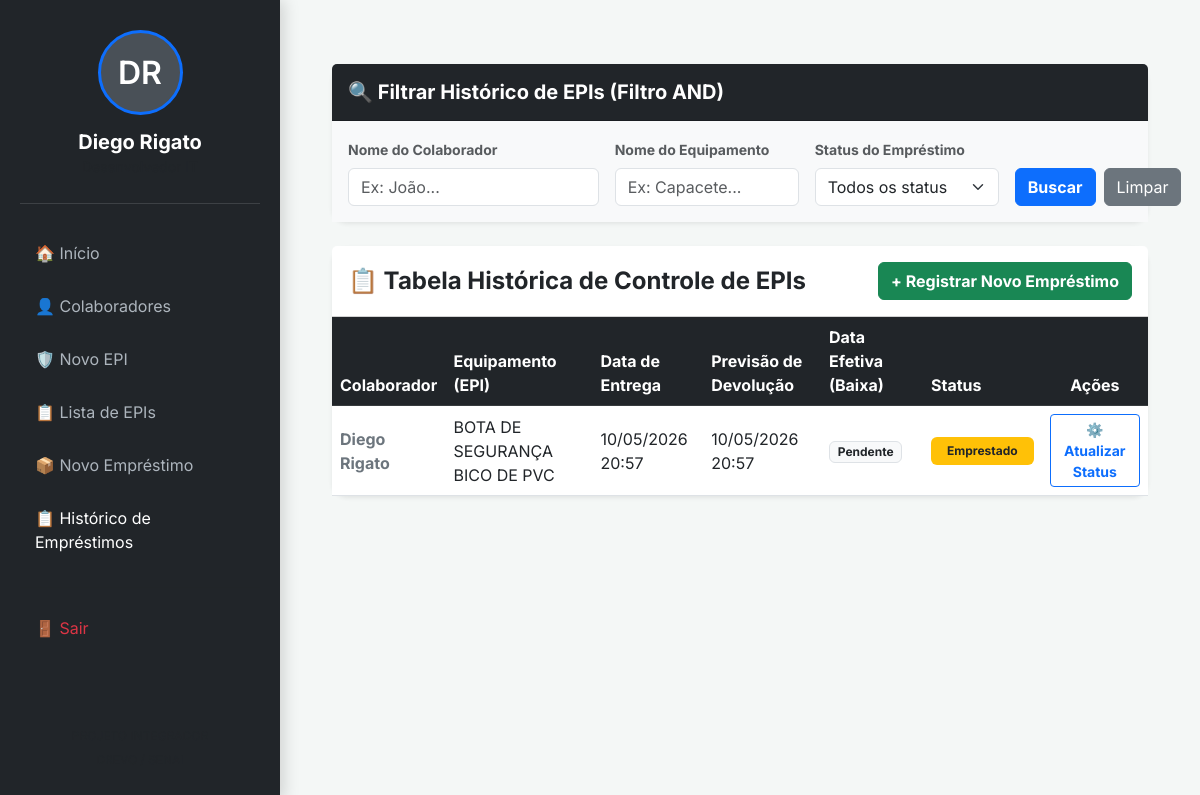
Before: /colaboradores/emprestimos/relatorio/ with the older database file.
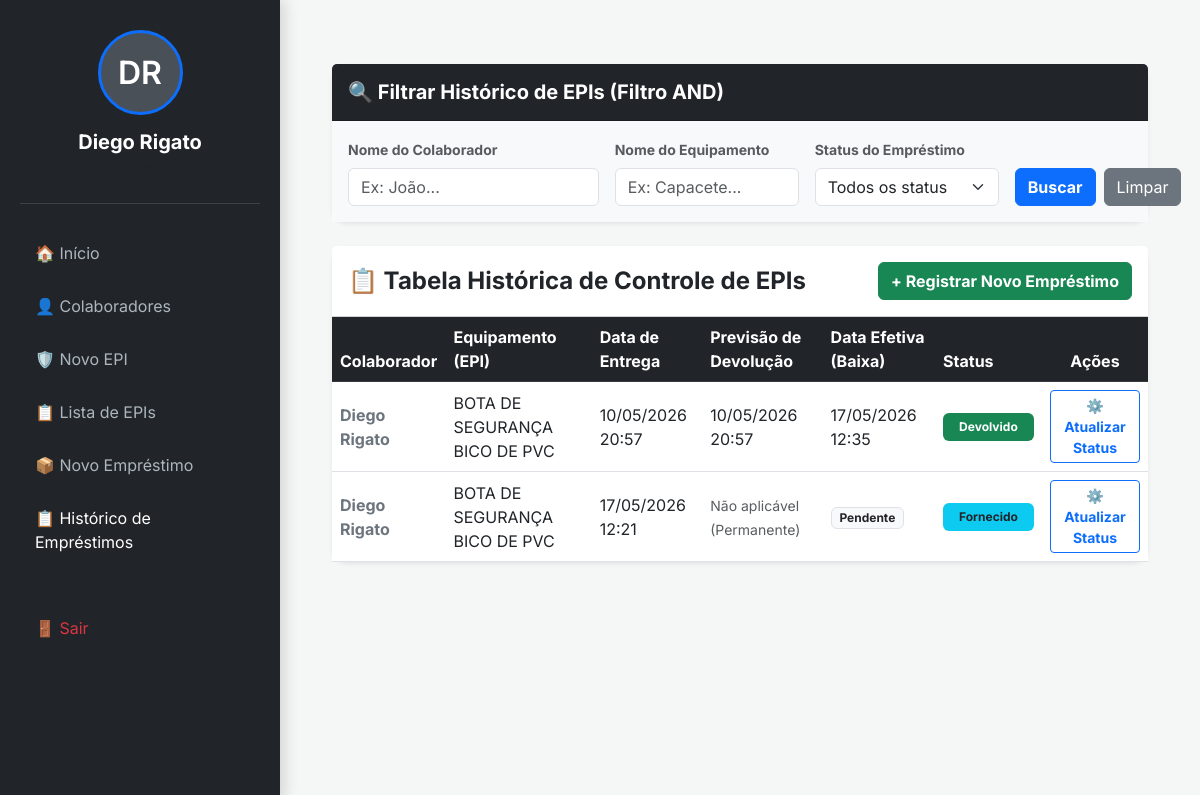
After: the same page with the newer database file.
### colaboradores/models.py (models this page shows, shortened)
class Emprestimo(models.Model):
    STATUS_CHOICES = [
        ('emprestado', 'Emprestado'),
        ('fornecido', 'Fornecido'),
        ('devolvido', 'Devolvido'),
        ('danificado', 'Danificado'),
        ('perdido', 'Perdido'),
    ]
    colaborador = models.ForeignKey(Colaborador, on_delete=models.CASCADE)
    equipamento = models.ForeignKey(Equipamento, on_delete=models.CASCADE)
    data_entrega = models.DateTimeField(default=timezone.now)
    data_prevista_devolucao = models.DateTimeField()
    data_efetiva_devolucao = models.DateTimeField(blank=True, null=True)
    status = models.CharField(max_length=20, choices=STATUS_CHOICES, default='emprestado')
    observacao_devolucao = models.TextField(blank=True, null=True)

class Colaborador(models.Model):
    nome = models.CharField(max_length=100)
    cpf = models.CharField(max_length=14, unique=True)
    cargo = models.CharField(max_length=100)
    setor = models.CharField(max_length=100)

class Equipamento(models.Model):
    nome = models.CharField(max_length=100)
    descricao = models.TextField(blank=True, null=True)
    ca_numero = models.CharField(max_length=50, verbose_name="Número do CA")

### colaboradores/views.py (the view)
# urls.py: path('emprestimos/relatorio/', views.relatorio_emprestimos, name='relatorio_emprestimos'),
def relatorio_emprestimos(request):
    emprestimos = Emprestimo.objects.all()
    filtro_colaborador = request.GET.get('colaborador')
    filtro_equipamento = request.GET.get('equipamento')
    filtro_status = request.GET.get('status')
    if filtro_colaborador:
        emprestimos = emprestimos.filter(colaborador__nome__icontains=filtro_colaborador)
    if filtro_equipamento:
        emprestimos = emprestimos.filter(equipamento__nome__icontains=filtro_equipamento)
    if filtro_status:
        emprestimos = emprestimos.filter(status=filtro_status)
    return render(request, 'colaboradores/relatorio_emprestimos.html', {'emprestimos': emprestimos})

### colaboradores/templates/colaboradores/relatorio_emprestimos.html (shortened to what this page needs)
{% extends 'colaboradores/base.html' %}
{% block conteudo %}
<div class="container-fluid mt-4">
    <div class="card shadow-sm border-0 mb-4">
        <div class="card-header bg-dark text-white py-3">
            <h5 class="mb-0 fw-bold">🔍 Filtrar Histórico de EPIs (Filtro AND)</h5>
        </div>
        <div class="card-body bg-light">
            <form method="GET" action="{% url 'relatorio_emprestimos' %}" class="row g-3 align-items-end">
                <div class="col-md-4">
                    <label class="form-label fw-bold small text-muted">Nome do Colaborador</label>
                    <input type="text" name="colaborador" class="form-control" placeholder="Ex: João..." value="{{ request.GET.colaborador }}">
                </div>
                <div class="col-md-3">
                    <label class="form-label fw-bold small text-muted">Nome do Equipamento</label>
                    <input type="text" name="equipamento" class="form-control" placeholder="Ex: Capacete..." value="{{ request.GET.equipamento }}">
                </div>
                <div class="col-md-3">
                    <label class="form-label fw-bold small text-muted">Status do Empréstimo</label>
                    <select name="status" class="form-select">
                        <option value="">Todos os status</option>
                    </select>
                </div>
                <div class="col-md-2 d-grid gap-2 d-md-flex">
                    <button type="submit" class="btn btn-primary w-100 fw-bold">Buscar</button>
                    <a href="{% url 'relatorio_emprestimos' %}" class="btn btn-secondary w-100">Limpar</a>
                </div>
            </form>
        </div>
    </div>
    <div class="card shadow-sm border-0">
        <div class="card-header bg-white py-3 d-flex justify-content-between align-items-center">
            <h4 class="mb-0 fw-bold text-dark">📋 Tabela Histórica de Controle de EPIs</h4>
            <a href="{% url 'novo_emprestimo' %}" class="btn btn-success fw-bold">+ Registrar Novo Empréstimo</a>
        </div>
        <div class="card-body p-0">
            <div class="table-responsive">
                <table class="table table-hover align-middle mb-0">
                    <thead class="table-dark">
                        <tr>
                            <th>Colaborador</th>
                            <th>Equipamento (EPI)</th>
                            <th>Data de Entrega</th>
                            <th>Previsão de Devolução</th>
                            <th>Data Efetiva (Baixa)</th>
                            <th>Status</th>
                            <th class="text-center">Ações</th>
                        </tr>
                    </thead>
                    <tbody>
                        {% for emprestimo in emprestimos %}
                        <tr>
                            <td class="fw-bold text-secondary">{{ emprestimo.colaborador.nome }}</td>
                            <td>{{ emprestimo.equipamento.nome }}</td>
                            <td>{{ emprestimo.data_entrega|date:"d/m/Y H:i" }}</td>
                            <td>
                                {% if emprestimo.status == 'fornecido' %}
                                    <span class="text-muted small">Não aplicável (Permanente)</span>
                                {% else %}
                                    {{ emprestimo.data_prevista_devolucao|date:"d/m/Y H:i" }}
                                {% endif %}
                            </td>
                            <td>
                                {% if emprestimo.data_efetiva_devolucao %}
                                    {{ emprestimo.data_efetiva_devolucao|date:"d/m/Y H:i" }}
                                {% else %}
                                    <span class="badge bg-light text-dark border">Pendente</span>
                                {% endif %}
                            </td>
                            <td>
                                {% if emprestimo.status == 'emprestado' %}
                                    <span class="badge bg-warning text-dark px-3 py-2">Emprestado</span>
                                {% elif emprestimo.status == 'fornecido' %}
                                    <span class="badge bg-info text-dark px-3 py-2">Fornecido</span>
                                {% elif emprestimo.status == 'devolvido' %}
                                    <span class="badge bg-success px-3 py-2">Devolvido</span>
                                {% elif emprestimo.status == 'danificado' %}
                                    <span class="badge bg-danger px-3 py-2">Danificado</span>
                                {% elif emprestimo.status == 'perdido' %}
                                    <span class="badge bg-secondary px-3 py-2">Perdido</span>
                                {% endif %}
                            </td>
                            <td class="text-center">
                                <a href="{% url 'editar_emprestimo' emprestimo.id %}" class="btn btn-sm btn-outline-primary fw-bold">
                                    ⚙️ Atualizar Status
                                </a>
                            </td>
                        </tr>
                        {% empty %}
                        <tr>
                            <td colspan="7" class="text-center py-4 text-muted">
                                <p class="mb-0">Nenhum registro de empréstimo encontrado para os filtros aplicados.</p>
                            </td>
                        </tr>
                        {% endfor %}
                    </tbody>
                </table>
            </div>
        </div>
    </div>
</div>
{% endblock %}

### colaboradores/templates/colaboradores/base.html (shortened to what this page needs)
<!DOCTYPE html>
<html lang="pt-br">
<head>
    <link href="https://cdn.jsdelivr.net/npm/bootstrap@5.3.0/dist/css/bootstrap.min.css" rel="stylesheet">
</head>
<body>
    <nav id="sidebar">
        <div class="user-section">
            <div class="user-photo">DR</div>
            <h5 class="mb-0 fw-bold">Diego Rigato</h5>
            <small class="text-muted">Desenvolvedor IT</small>
        </div>
        <div class="nav flex-column">
            <a href="{% url 'home' %}" class="nav-link">
                🏠 Início
            </a>
            <a href="{% url 'listagem_colaboradores' %}" class="nav-link">
                👤 Colaboradores
            </a>
            <a href="{% url 'cadastro_equipamento' %}" class="nav-link">
                🛡️ Novo EPI
            </a>
            <a href="{% url 'listagem_equipamentos' %}" class="nav-link">
                📋 Lista de EPIs
            </a>
            <a href="{% url 'novo_emprestimo' %}" class="nav-link">
                📦 Novo Empréstimo
            </a>
            <a href="{% url 'relatorio_emprestimos' %}" class="nav-link text-white">
                📋 Histórico de Empréstimos
            </a>
            <hr class="text-muted opacity-25 my-3">
            <a href="#" class="nav-link text-danger">
                🚪 Sair
            </a>
        </div>
        <div class="mt-auto pt-4 text-center">
            <small class="text-muted opacity-50" style="font-size: 0.75rem;">
                PROJETO INTEGRADOR<br>DREVO / SENAI
            </small>
        </div>
    </nav>
    <main id="main-content">
        {% block conteudo %}
        {% endblock %}
    </main>
</body>
</html>

### colaboradores/templates/colaboradores/base.html (style rules this page uses)
body { font-family: 'Inter', sans-serif; background-color: #f4f7f6; display: flex; min-height: 100vh; margin: 0; }
#sidebar { width: 280px; background-color: #212529; color: white; position: fixed; height: 100vh; padding: 30px 20px; display: flex; flex-direction: column; box-shadow: 4px 0 15px rgba(0,0,0,0.15); z-index: 1000; }
.user-section { padding-bottom: 25px; border-bottom: 1px solid #3d4145; margin-bottom: 25px; text-align: center; }
.user-photo { width: 85px; height: 85px; background: #495057; border-radius: 50%; margin: 0 auto 15px; display: flex; align-items: center; justify-content: center; font-size: 32px; font-weight: 600; color: #ffffff; border: 3px solid #0d6efd; }
.nav-link { color: #adb5bd; padding: 12px 15px; border-radius: 10px; margin-bottom: 5px; display: flex; align-items: center; text-decoration: none; transition: all 0.2s; }
#main-content { flex: 1; margin-left: 280px; padding: 40px; width: calc(100% - 280px); }
.card { border: none; border-radius: 15px; box-shadow: 0 8px 20px rgba(0,0,0,0.06); }

Changed rows visible on the page:
changed Emprestimo (number 1 of 2 on the later page): data_efetiva_devolucao (not shown) → "17/05/2026 12:35"; status "Emprestado" → "Devolvido"; no longer shows "Pendente"
added Emprestimo: colaborador.nome "Diego Rigato", equipamento.nome "BOTA DE SEGURANÇA BICO DE PVC", data_entrega "17/05/2026 12:21", status "Não aplicável (Permanente)", shows "Pendente"
